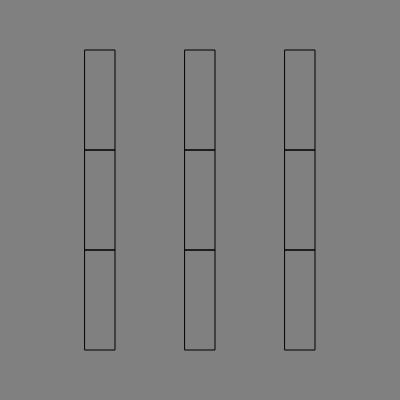
Frame 1 (no input)
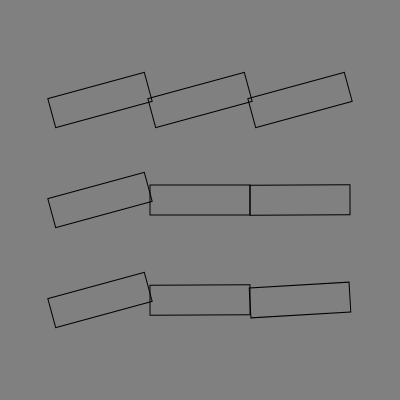
Frame 60 (no input)
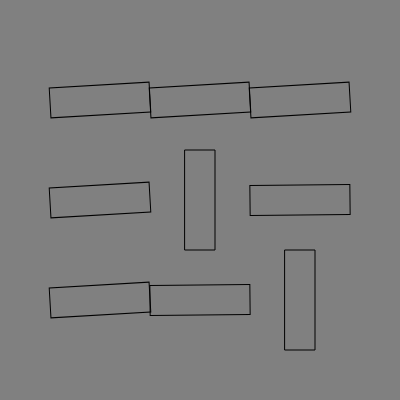
Frame 120 (the mouse pressed at the canvas centre since frame 60)

The p5.js sketch that drew these frames (run headless with seeded random() and noise() and a simulated clock; from frame 60 on, the mouse is pressed at the canvas centre):

// p5.js sketch
// ── sketch.js
let x_num = 3;
let y_num = 3;
let rotate_rect;

let output_canvas;
function setup() {
  let p5Element = createCanvas(400, 400);
  frameRate(30);
  noFill();
  colorMode(HSB, 360, 100, 100, 100);
  angleMode(DEGREES); // rotateRectクラス用
  rectMode(CENTER); // rotateRectクラス用
  rotate_rect = new rotateRect(x_num, y_num);
  rotate_rect.initialize_all();

  // output_canvas = new OutputCanvas(p5Element.canvas,"gif",180); // ファイル出力
}
function draw() {
  background(0, 0, 50);
  rotate_rect.run();

  //   text(`angle : ${floor(rotate_rect.current_angle[0])}
  // t : ${rotate_rect.t[0]}`, -100, 100);

  // output_canvas.run(frameCount); // ファイル出力
}

class rotateRect {
  constructor(x_num, y_num) {
    this.x_num = x_num;
    this.y_num = y_num
    this.num = x_num * y_num;
    this.my_easing = new myEasing();

    // オブジェクトによって内容が変わるので配列にする
    this.current_angle = [];
    this.t = [];
    this.waitCount = [];
  }
  initialize(num) {
    this.current_angle[num] = 0;
    this.t[num] = 0;
    this.waitCount[num] = 10 * num;
  }
  initialize_all() {
    for (let i = 0; i < this.num; i++) {
      this.initialize(i);
    }
  }
  run() {
    this.display_all();
    this.update_all();
  }
  display_all() {
    for (let cnt_y = 0; cnt_y < this.y_num; cnt_y++) {
      for (let cnt_x = 0; cnt_x < this.x_num; cnt_x++) {
        const _i = cnt_y * cnt_x;
        const _x = (cnt_x + 1) / (this.x_num + 1) * width;
        const _y = (cnt_y + 1) / (this.y_num + 1) * height;
        push();
        translate(_x, _y);
        rotate(this.current_angle[_i]);
        rect(0, 0, 30, 100);
        pop();
      }
    }
  }
  update_all() {
    for (let i = 0; i < this.num; i++) {
      if (this.waitCount[i] <= 0) {
        this.current_angle[i] = this.my_easing.get(this.t[i]) * 90;
        this.t[i] += 0.02;
        if (this.t[i] > 1) {
          this.initialize(i);
        }
      }
      this.waitCount[i]--;
    }
  }
}

class myEasing {
  constructor() {
    this.p = 0.1;
    this.s = 1.70158;
  }
  get(t) {
    if (t <= 0) {
      return 0;
    }
    if (t >= 1.0) {
      return 1.0;
    }
    let _angle = (t - this.s) * 2 / this.p
    return pow(2, -10 * t) * sin(_angle) + 1.0;
  }
}
